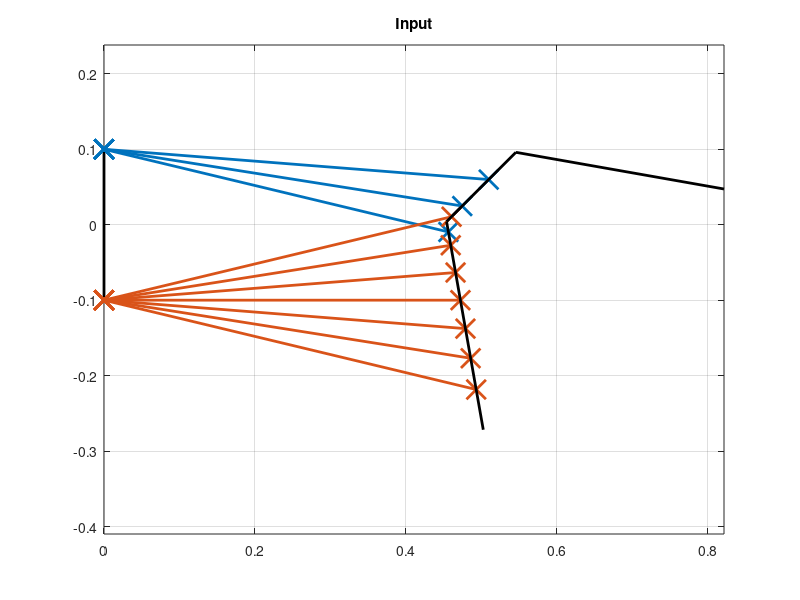
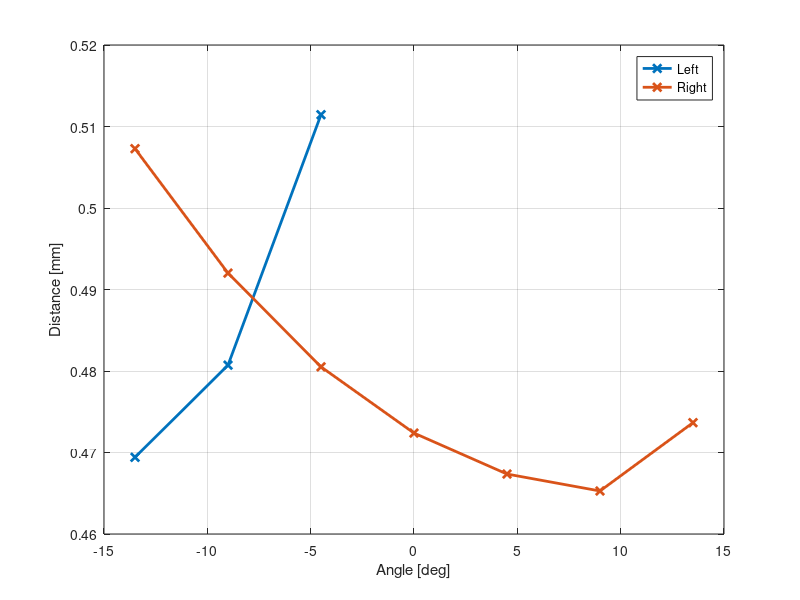
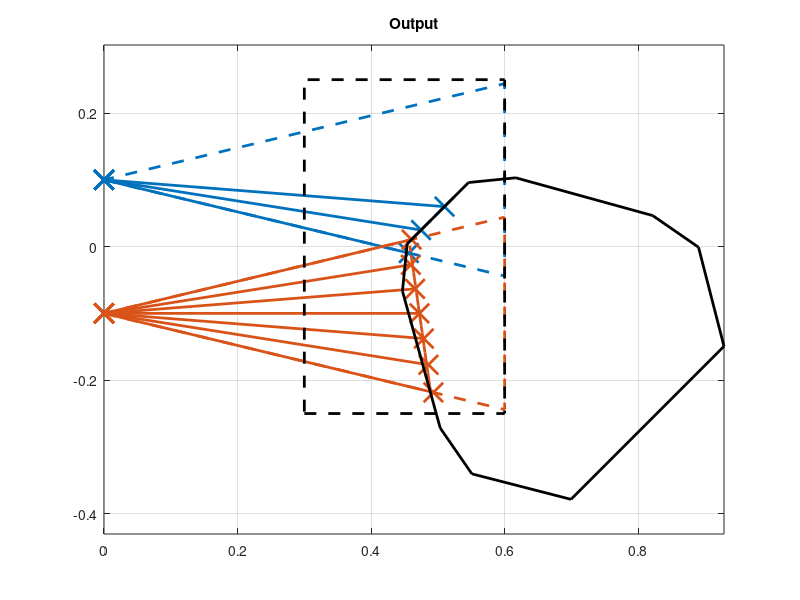

Recreate these plots in MATLAB, in order.
clear all; clc;

%% Constants

% Sensor design 
n = 7; % number of sensors
a = linspace(-13.5,13.5,n); % sensor angles

% Rotate and translate left sensor
phiL = 0*13.5;
offL = 0.1;

% Rotate and translate right sensor
phiR = -phiL;
offR = -offL;

% Bumper
Bmp = 0.280; % Width of bumper side
aB = 55; % Angle of bumper side 
Boff = 0.065;

% Calculate standard bumper
aD_x = Bmp .* sind(aB); 
aD_y = Bmp .* cosd(aB);
sD_x = [aD_x, 0, 0, aD_x];
sD_y = [-Boff-aD_y, -Boff, Boff, Boff+aD_y];

% Rotate and translate bumper
Dx = 0.5;
Dy = 0.05;
Da = -45 * pi / 180;
sBx = sD_x .* cos(Da) - sD_y .* sin(Da) + Dx;
sBy = sD_x .* sin(Da) + sD_y .* cos(Da) + Dy;

%% Reference

% Rotation
rot = 0*9 * pi / 180;

% Rays left
x3L_tmp = 0;
y3L_tmp = offL;
x4L_tmp = x3L_tmp + cosd(a);
y4L_tmp = y3L_tmp + sind(a);

x3L = x3L_tmp * cos(rot) - y3L_tmp * sin(rot);
y3L = x3L_tmp * sin(rot) + y3L_tmp * cos(rot);
x4L = x4L_tmp * cos(rot) - y4L_tmp * sin(rot);
y4L = x4L_tmp * sin(rot) + y4L_tmp * cos(rot);

% Rays right
x3R_tmp = 0;
y3R_tmp = offR;
x4R_tmp = x3R_tmp + cosd(a);
y4R_tmp = y3R_tmp + sind(a);

x3R = x3R_tmp * cos(rot) - y3R_tmp * sin(rot);
y3R = x3R_tmp * sin(rot) + y3R_tmp * cos(rot);
x4R = x4R_tmp * cos(rot) - y4R_tmp * sin(rot);
y4R = x4R_tmp * sin(rot) + y4R_tmp * cos(rot);


xL = NaN(1,n);
yL = NaN(1,n);
xR = NaN(1,n);
yR = NaN(1,n);

distL = NaN(1,n);
distR = NaN(1,n);


for j = 1:3
    
    % Bumper
    x1 = sBx(j);
    y1 = sBy(j);
    x2 = sBx(j+1);
    y2 = sBy(j+1);
    
    % Bezier parameters left
    denL = (x1 - x2) * (y3L - y4L) - (y1 - y2) * (x3L - x4L);
    tL = ((x1 - x3L) * (y3L - y4L) - (y1 - y3L) * (x3L - x4L)) ./ denL;
    uL = ((x1 - x3L) * (y1 - y2) - (y1 - y3L) * (x1 - x2)) ./ denL;

    intersectL = tL >= 0 & tL <= 1 & uL >= 0;
    distL(intersectL) = min(distL(intersectL), uL(intersectL));
    
    
    % Bezier parameters right
    denR = (x1 - x2) * (y3R - y4R) - (y1 - y2) * (x3R - x4R);
    tR = ((x1 - x3R) * (y3R - y4R) - (y1 - y3R) * (x3R - x4R)) ./ denR;
    uR = ((x1 - x3R) * (y1 - y2) - (y1 - y3R) * (x1 - x2)) ./ denR;
    
    intersectR = tR >= 0 & tR <= 1 & uR >= 0;
    distR(intersectR) = min(distR(intersectR), uR(intersectR));
    
    
    % Intersections left 
    xL_tmp = x3L + distL .* (x4L - x3L);
    yL_tmp = y3L + distL .* (y4L - y3L);
    
    xL(intersectL) = xL_tmp(intersectL);
    yL(intersectL) = yL_tmp(intersectL);
    

    % Intersections right
    xR_tmp = x3R + distR .* (x4R - x3R);
    yR_tmp = y3R + distR .* (y4R - y3R);
    
    xR(intersectR) = xR_tmp(intersectR);
    yR(intersectR) = yR_tmp(intersectR);
       
end

% Plot 
figure(7)
clf
hold on
plot([x3L x3R], [y3L y3R], 'k', 'Linewidth',2)
for i = 1:n
    plot([x3L, xL(i)],[y3L, yL(i)],'x-','Color','#0072BD','Linewidth',2,'MarkerSize',14)
    plot([x3R, xR(i)],[y3R, yR(i)],'x-','Color','#D95319','Linewidth',2,'MarkerSize',14)
end
plot(sBx, sBy, 'k', 'Linewidth',2)

grid on
box on
axis equal
title('Input')

%% Plot lengths

sL = sqrt(xL.^2+(yL-offL).^2);
sR = sqrt(xR.^2+(yR-offR).^2);

figure(8);
clf
hold all
plot(a,sL,'x-','Color','#0072BD','Linewidth',2)
plot(a,sR,'x-','Color','#D95319','Linewidth',2)
grid on
box on
xlabel('Angle [deg]')
ylabel('Distance [mm]')
legend({'Left','Right'})

%% Calculate x,y, alpha offset

xLp = sL .* cosd(a+phiL);
yLp = sL .* sind(a+phiL) + offL;

xRp = sR .* cosd(a+phiR);
yRp = sR .* sind(a+phiR) + offR;

aLdf_all = atan2((yLp(2:end)-yLp(1:end-1)),(xLp(2:end)-xLp(1:end-1)));
aRdf_all = atan2((yRp(2:end)-yRp(1:end-1)),(xRp(2:end)-xRp(1:end-1)));

aLdf = mean(aLdf_all,'omitnan') * 180 / pi;
bLdf = yLp(4) - tand(aLdf) * xLp(4);

aRdf = mean(aRdf_all,'omitnan') * 180 / pi;
bRdf = yRp(4) - tand(aRdf) * xRp(4);

adf = (aLdf+aRdf)/2;

xdf = (bRdf - bLdf) / (tand(aLdf) - tand(aRdf));
ydf = tand(aLdf) * xdf + bLdf;

figure(9);
clf
hold on
for i = 1:n
    plot([0, xLp(i)],[offL, yLp(i)],'x-','Color','#0072BD','Linewidth',2,'MarkerSize',14)
    plot([0, xRp(i)],[offR, yRp(i)],'x-','Color','#D95319','Linewidth',2,'MarkerSize',14)
end

yLpvct = min(yLp):0.01:max(yLp);
plot((yLpvct-bLdf)./tand(aLdf),yLpvct,'Linewidth',2)
yRpvct = min(yRp):0.01:max(yRp);
plot((yRpvct-bRdf)./tand(aRdf), yRpvct,'Linewidth',2)

plot([0,0.6,0.6,0],[0,0.6*tand(-13.5-phiL),0.6*tand(13.5-phiL),0]+offL,'--',...
    'Color','#0072BD','Linewidth',2)
plot([0,0.6,0.6,0],[0,0.6*tand(-13.5-phiR),0.6*tand(13.5-phiR),0]+offR,'--',...
    'Color','#D95319','Linewidth',2)
plot([0.3,0.6,0.6,0.3,0.3],[-0.25,-0.25,0.25,0.25,-0.25],'--','Color','k','Linewidth',2)

plot(xdf,ydf,'x','Color','#77AC30','Linewidth',4,'MarkerSize',16)

% Robot
Xbot = [0.444,0.444,0.312,0.23,0.045,0,0,0.045,0.23,0.312,0.444];
Ybot = [0.162,-0.162,-0.24,-0.225,-0.12,-0.065,0.065,0.120,0.225,0.240,0.162];
Xbot_R = Xbot .* cos(Da) - Ybot .* sin(Da) + Dx;
Ybot_R = Xbot .* sin(Da) + Ybot .* cos(Da) + Dy;
plot(Xbot_R,Ybot_R,'k','Linewidth',2)

grid on
box on
axis equal
title('Output')

